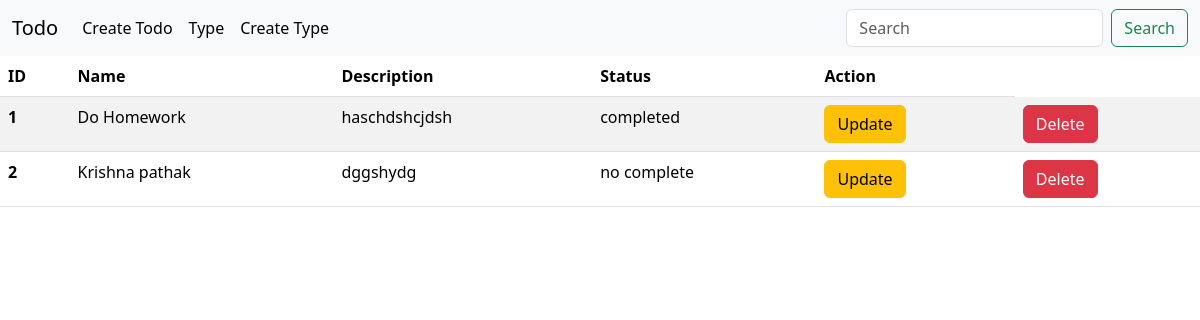
The app's page /, older data.
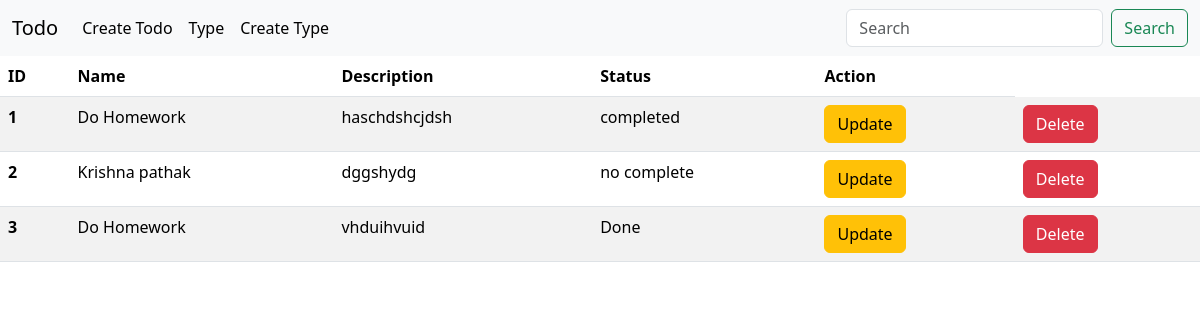
The same page, newer data.
### base/models.py (models this page shows)
class Todo(models.Model):
    name = models.CharField(max_length=300)
    description = models.TextField()
    status = models.CharField(max_length=300)

### base/views.py (the view)
# urls.py: 2. Add a URL to urlpatterns:  path('', views.home, name='home')
def home(request):
    search = request.GET.get('search')
    if search != None and search != '':
        todos = Todo.objects.filter(name__contains = search)
    else:
        todos = Todo.objects.all()
    return render(request, 'index.html', context={'todos': todos})

### templates/index.html (shortened to what this page needs)
<!DOCTYPE html>
<html lang="en">
<head>
    <link href="https://cdn.jsdelivr.net/npm/bootstrap@5.3.6/dist/css/bootstrap.min.css" rel="stylesheet">
</head>
<body>
  {% include 'nav.html' %}
   <table class="table table-striped">
    <thead>
    <tr>
      <th scope="col">ID</th>
      <th scope="col">Name</th>
      <th scope="col">Description</th>
      <th scope="col">Status</th>
      <th scope="col">Action</th>
     </tr>
     </thead>
  <tbody>
    {% for todo in todos%}
        <tr>
        <th scope="row">{{todo.id}}</th>
        <td>{{todo.name}}</td>
        <td>{{todo.description}}</td>
        <td>{{todo.status}}</td>
        <td><a href = "{% url 'update-todo' pk=todo.id %}"><button type="button" class="btn btn-warning">Update</button></a></td>
        <td><button type="button" class="btn btn-danger" data-bs-toggle="modal" data-bs-target="#exampleModal">
  Delete
</button></td>
        </tr>
    {% endfor %}
  </tbody>
</table>
</body>
</html>

Row changes from the older to the newer data that the page shows:
added Todo: id "3", name "Do Homework", description "vhduihvuid", status "Done"
